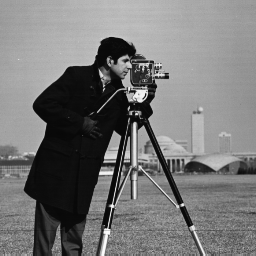
#> input picture imagens/cameraman.png, 256 x 256 px, given in place of Lenna.png, which was not available
$ python criptografar_decriptografar.py
#> lines starting #> are read from the running program, lines starting #| are printed output that depends on the picture; pictures that were not available may be replaced by others from this repository, and a replacement may not be noted
### matrizes_operations/util.py
from PIL import Image
import numpy as np


def periodo(matriz_base, n):
    current = matriz_base.copy()
    I = np.eye(2, dtype=int)  # Matriz Identidade 2x2
    passos = 1

    # Loop multiplicando a matriz 2x2 e aplicando o módulo n
    while not np.array_equal(current, I):
        current = np.dot(current, matriz_base) % n
        passos += 1
    print(passos)
    return passos


def expoente_modular(A, k, n):
    t = A.shape[0]
    result = np.identity(t, dtype=int)
    base = A.astype(object)

    while k > 0:
        if k % 2 == 1:
            result = np.dot(result, base) % n
        base = np.dot(base,base) % n
        k//=2
    return result.astype(int)

def recuperar_imagem(img_array):
    # Converte o array do numpy (uint8) de volta para uma imagem PIL
    # O modo 'RGB' garante que as cores sejam interpretadas corretamente
    img_final = Image.fromarray(img_array.astype(np.uint8), 'RGB')
    return img_final


# [24 lines left out: functions inverso_modular_det, calcular_inversa, not called in this run]

def image_to_array(path, quadrada=True):

#> called with quadrada = True
    try:
        img = Image.open(path).convert('RGB')
        if quadrada:
            img = img.resize((min(img.size), min(img.size)))
        img_array = np.array(img)
        return img_array
    except:
        print("Impossivel carregar a imagem")
        return False

# [16 lines left out: function alterar_imagem_pixel_save, not called in this run]


# [3 lines that do not run on import are left out]

### matrizes_operations/arnold_melhorado.py
import numpy as np


import os
import sys

from pathlib import Path

# Define a pasta raiz do projeto de forma robusta
raiz_projeto = Path(__file__).resolve().parent.parent

if str(raiz_projeto) not in sys.path:
    sys.path.append(str(raiz_projeto))

from matrizes_operations.util import *


def arnold_fast(img_array, k , matriz_base=None):
    """_summary_

    Args:
        img_array (_numpy.ndarray_): _imagem em array_
        k (_int_): _chave de criptografia -> chave única_
        matriz_base (_numpy.ndarray_, optional): _é a matriz base da criptografia, mas é  aconselhavel deixar a matriz base de fibonacci criada na função_. Defaults to None.

    Returns:
        _numpy.ndarray._: _imagem em array confundida com o gato de Arnold_
    """

    n = img_array.shape[0]
#> n = 256
    # Cria matrizes de índices x e y: [[0,1,2...], [0,1,2...]]
    x, y = np.meshgrid(np.arange(n), np.arange(n), indexing="ij")

    if matriz_base is None:
        matriz_base = np.array([[1, 1],
                      [1, 2]])
    k = k % periodo( matriz_base ,n)
#| 192
#> k = 81
    M = expoente_modular(matriz_base, k, n)
#> M = [[93, 216], [216, 53]]
    # [6 lines of commented-out code are left out]
    nx = (M[0, 0] * x + M[0, 1] * y) % n
    ny = (M[1, 0] * x + M[1, 1] * y) % n
    return img_array[nx, ny]
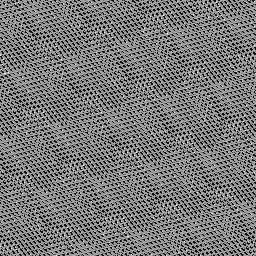
#> returned value: shape (256, 256, 3); min 7, max 253, mean 118.7

# [28 lines left out: function decript_arnold, not called in this run]


# [15 lines that do not run on import are left out]


### matrizes_operations/difusao.py
from PIL import Image
import numpy as np
import os
import sys


from pathlib import Path

# Define a pasta raiz do projeto de forma robusta
raiz_projeto = Path(__file__).resolve().parent.parent

if str(raiz_projeto) not in sys.path:
    sys.path.append(str(raiz_projeto))


from matrizes_operations.util import *

def gerar_matriz_hill_valida(chave_dh):
    """
    Gera uma matriz 3x3 inteira a partir da chave Diffie-Hellman
    garantindo que ela seja inversível no módulo 256.
    """
    # 1. Usamos a chave do DH como semente do gerador pseudoaleatório.
    # Como a semente é a mesma, emissor e receptor criarão a mesma sequência!
    # Convertemos para string e depois pegamos o hash/inteiro se for muito grande
    X = np.array([[1, 1, 1],
                  [1, 2, 2],
                  [2, 3, 4]])
    #semente = int(chave_dh) % (2**32 - 1)
    #rng = np.random.default_rng(semente)
    """
    while True:
        # Gerar 9 números aleatórios entre 0 e 255 para preencher a matriz 3x3
        matriz = rng.integers(0, 256, size=(3, 3))

        # Calcular o determinante arredondado para inteiro
        det = int(round(np.linalg.det(matriz)))
        det_mod_256 = det % 256

        # REGRA CRÍTICA DE ALGEBRA:
        # O mdc(det_mod_256, 256) precisa ser 1. Como 256 só divide por potências de 2,
        # o determinante no módulo 256 precisa ser apenas um NÚMERO ÍMPPAR e diferente de 0.
        if det_mod_256 != 0 and det_mod_256 % 2 != 0:
            return matriz
        # Se não for ímpar, o 'while' continua e o gerador cria outra de forma determinística
    """

    M = expoente_modular(X, chave_dh, 256)
    return M

def cifrar_com_chave_dh(img_array, chave_dh):
    # 1. Abre a imagem com o PIL

    img_np = img_array
    linhas, colunas, canais = img_np.shape
#> linhas = 256; colunas = 256; canais = 3

    # 2. Cria a matriz chave dinamicamente usando o segredo compartilhado
    K = gerar_matriz_hill_valida(chave_dh)
    #print("Matriz Hill Gerada Dinamicamente:\n", K)

    # 3. Vetorização para aplicar a Cifra de Hill sem usar laços 'for'
    pixels_vetorizados = img_np.reshape(-1, 3)
    pixels_cifrados = np.dot(pixels_vetorizados, K.T) % 256

    # 4. Reconstrói a imagem
    img_cifrada_np = pixels_cifrados.reshape(linhas, colunas, 3)
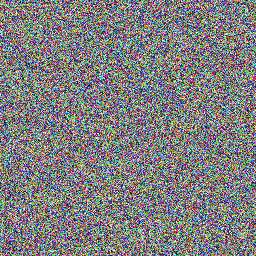
#> img_cifrada_np: shape (256, 256, 3) int64; mean of channels 0, 1, 2 127.2, 126.3, 127.7; drawn as R, G, B
    return img_cifrada_np


# [23 lines left out: function decifrar_com_chave_dh, not called in this run]

def difundir_canal(flat):
    n = len(flat)
    saida = flat.copy().astype(np.uint8)

    # Passagem frente: soma modular (não cancelável)
    for i in range(1, n):
        saida[i] = np.uint8((int(saida[i]) + int(saida[i-1])) % 256)

    # Passagem trás: XOR sobre resultado da soma
    for i in range(n - 2, -1, -1):
        saida[i] = saida[i] ^ saida[i+1]

    return saida

# [13 lines left out: function dedifundir_canal, not called in this run]

def difusao_avalanche(img_array):
    img_difundida = img_array.copy()
    shape_original = img_difundida.shape
#> shape_original = (256, 256, 3)

    if len(shape_original) == 3:
        altura, largura, canais = shape_original
#> altura = 256; largura = 256; canais = 3
        for c in range(canais):
            flat = img_difundida[:, :, c].flatten().astype(np.uint8)
            img_difundida[:, :, c] = difundir_canal(flat).reshape((altura, largura))
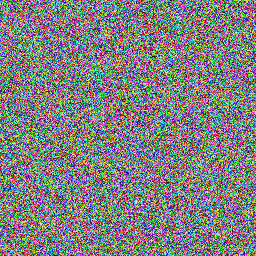
#> img_difundida: shape (256, 256, 3) int64; mean of channels 0, 1, 2 127.7, 127.7, 128; drawn as R, G, B
    else:
        flat = img_difundida.flatten().astype(np.uint8)
        img_difundida = difundir_canal(flat).reshape(shape_original)

    return img_difundida

# [14 lines left out: function dedifusao_avalanche, not called in this run]


chave_secreta_dh = 983471298347192384712394817239481273912839

# Executa a difusão

### diffie_hellman/dh.py
import secrets

P_PRIMO = 32317006071311007300338956325460199088033048866170669550186560668636557348570216503102379051499596486001090333333379965023307619227566270960533367123164939023479093026330030501878988673721389814275990263489520448135894129531583008985161113601726055593883023023249058763073981881515555132204561026367332768560061956694851216016762319220970364955694300319777935293633887013890886569107936499815041470402123284562070119854743770335759160279822606830733574213348633452336069926425983807204564883445778841009101239856417757984333668784013401570776593509176378216174175376043906660601551347047714853036034173874312079089063
G_BASE = 2

def gerar_chave_privada():
    return secrets.randbelow(P_PRIMO - 2) + 2

def calcular_chave_publica(chave_privada):
    #Exponenciação ultra modular
    return pow(G_BASE, chave_privada, P_PRIMO)

def calcular_segredo_compartilhado(chave_privada_propria, chave_publica_compartilhada):

    return pow(chave_publica_compartilhada, chave_privada_propria, P_PRIMO)

### matrizes_operations/criptografar_decriptografar.py
from PIL import Image
import numpy as np
import os
import sys
import time
from functools import wraps
from pathlib import Path

# Define a pasta raiz do projeto de forma robusta
raiz_projeto = Path(__file__).resolve().parent.parent

if str(raiz_projeto) not in sys.path:
    sys.path.append(str(raiz_projeto))

from matrizes_operations.difusao import cifrar_com_chave_dh, decifrar_com_chave_dh, difusao_avalanche, dedifusao_avalanche
from matrizes_operations.arnold_melhorado import arnold_fast, decript_arnold
from matrizes_operations.util import *

def medir_tempo(func):
    @wraps(func)
    def wrapper(*args, **kwargs):
        inicio = time.perf_counter()
        result = func(*args, **kwargs)
        fim = time.perf_counter()
        print(f"A função '{func.__name__}' levou {fim - inicio:.4f} segundos para executar.")
        return result
    return wrapper


def criptografar(img, key):
    img_arnold = arnold_fast(img, key)
    img_hill = cifrar_com_chave_dh(img_arnold, key)
    return difusao_avalanche(img_hill)

def decriptografar(img_array, key):
    img_unavalanche = dedifusao_avalanche(img_array)
    img_unhill = decifrar_com_chave_dh(img_unavalanche, key)
    return decript_arnold(img_unhill, key)


if __name__ == "__main__":
    from diffie_hellman.dh import *
    name = "Lenna"
    path = f"/home/kauan-teles/Documentos/Algebra-Linear/aplication/imagens/{name}/{name}.png"
    img = image_to_array(path)
    cript = criptografar(img, gerar_chave_privada())
    recuperar_imagem(cript).show()
